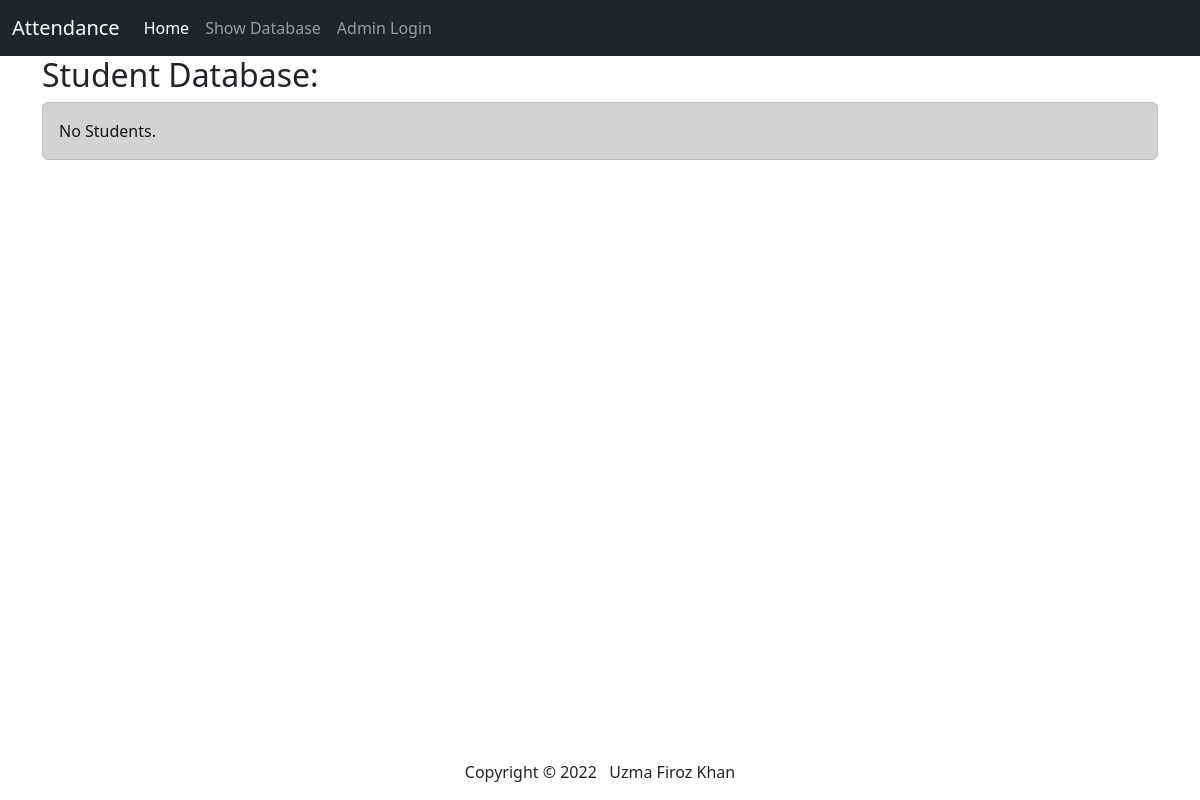
/show-admin, run on an earlier commit of the app's database.
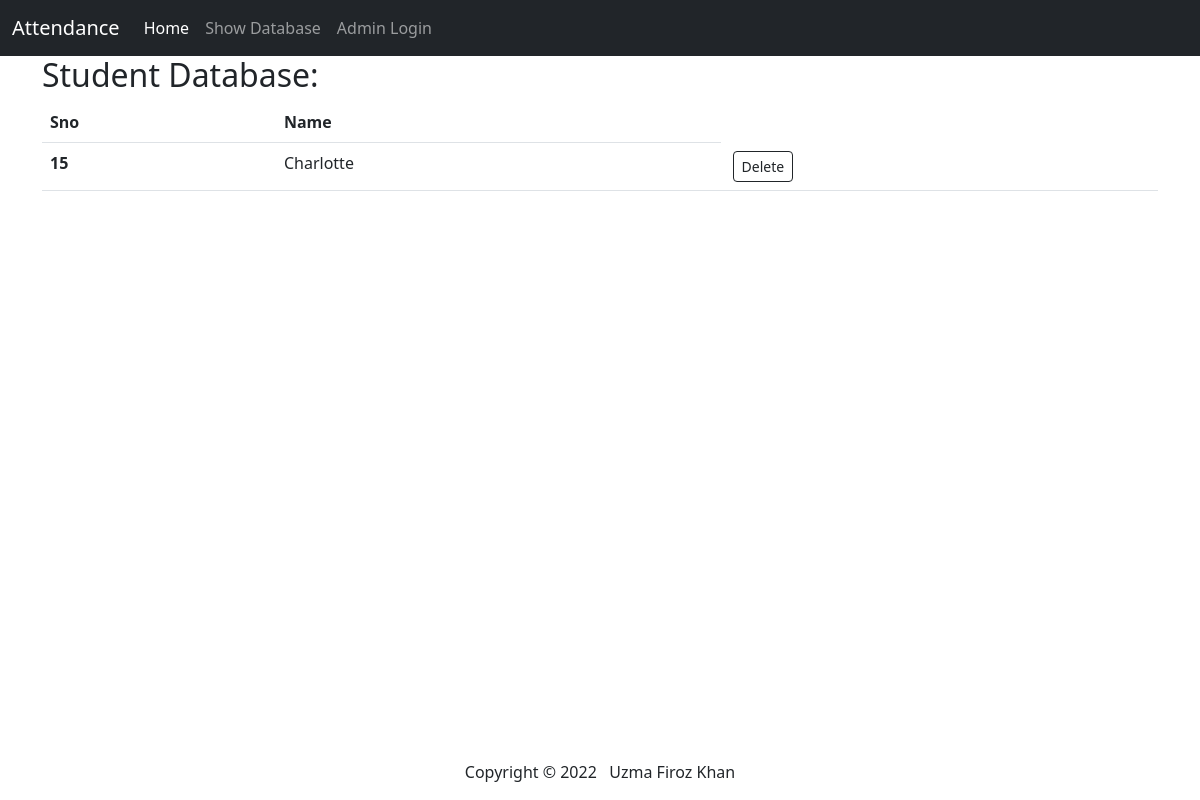
And on a later commit of the database.
### app.py (models this page shows, shortened)
class Student(db.Model):
    sno = db.Column(db.String(200),primary_key=True)
    name = db.Column(db.String(200),nullable=False)

### app.py (the view)
@app.route("/show-admin")
def show():
    allToStudents = Student.query.all()
    return render_template("show.html",allToStudents=allToStudents)

### templates/show.html (shortened to what this page needs)
{% extends 'base.html' %}
{% block body %}
<div class="container">
    <h2>Student Database:</h2>
    {% if allToStudents|length <= 1%}
    <div class="alert alert-dark" role="alert">
        No Students.
    </div>
    {% else %}
    <table class="table">
        <thead>
            <tr>
                <th scope="col">Sno</th>
                <th scope="col">Name</th>
            </tr>
        </thead>
        <tbody>
            {% for std in allToStudents %}
            {% if std.sno != "-1" %}
            <tr>
                <th scope="row">{{std.sno}}</th>
                <td>{{std.name}}</td>
                <td>
                    <a href="/delete/{{std.sno}}" type="button" class="btn btn-outline-dark btn-sm mx-1">Delete</a>
                </td>
            </tr>
            {% endif %}
            {% endfor %}
        </tbody>
    </table>
    {% endif %}
</div>
{% endblock body %}

What changed in the data, as far as the page shows it:
added Student: sno "15", name "Charlotte"
Also different on the page:
text no longer shown: "No Students."
text now shown: "Sno Name"
